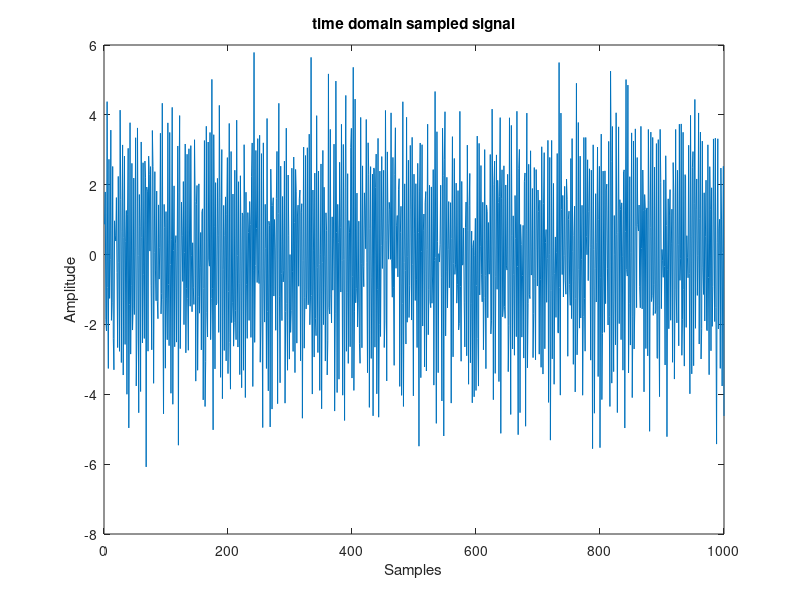
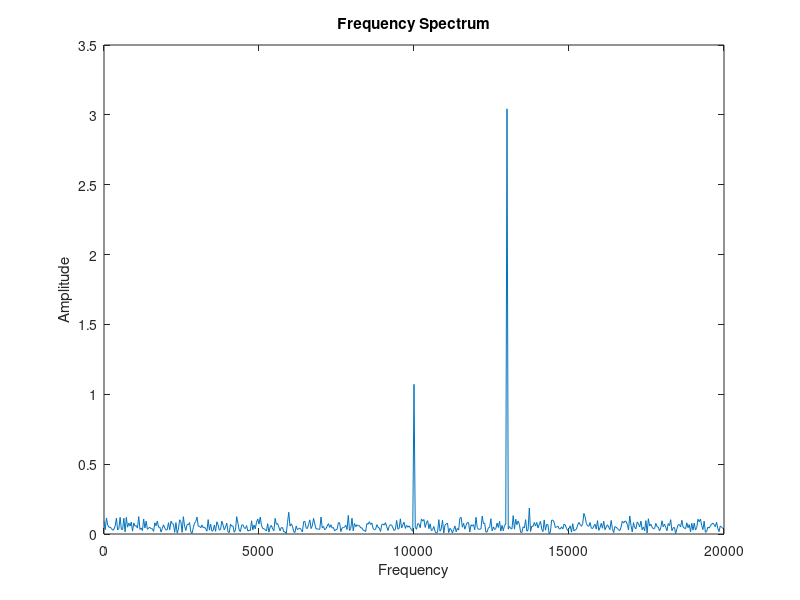

These figures' MATLAB source, in order:
clc;clear all; close all; 
 
%Code by: circuitpotato
%Visit downtothecircuits.com for more information
 
%Purpose: This code example shows the conversion of a time domain sampled 
%signal to frequency domain using Discrete Fourier Transform
 
%Input Specifications 
N = 1000;   % samples
Fs = 40e3;  % Nyquist Frequency / Sampling Frequency
f1 = 13e3;  % signal frequency 1
f2 = 10e3;  % signal Frequency 2
amp_1 = 3;  % signal amplitude 1
amp_2 = 1;  % signal amplitude 2
 
%White noise specifications
mu = 0;     % mean
std = 1;    % standard deviation
white_noise = std*randn(1,N)+mu;
 
%x-axis Specifications (Best not to change)
Ts = 1/Fs;  % Sampling Period 
dt = 0:Ts:(N-1)*Ts; % start:step:stop
 
x = amp_1*sin(2*pi*f1*dt)+amp_2*sin(2*pi*f2*dt)+white_noise;  % required signal + white noise
 
ReX = zeros(N/2,1);
ImX = zeros(N/2,1);
for k = 0:(N-1)/2
  for n = 0:N-1
    ReX(k+1) = ReX(k+1) + x(n+1)*cos((2*pi*k*n)/N); % real part
    ImX(k+1) = ImX(k+1) + x(n+1)*sin((2*pi*k*n)/N); % imaginary part 
  end
end
 
magnitude=zeros(N/2,1);
for q=1:N/2
  magnitude(q) = sqrt(ReX(q)^2+ImX(q)^2);
end
 
y_axis = magnitude./(N/2);   % peak amplitude values
x_axis = 0:Fs/N:((N/2)-1)*(Fs/N);   % frequency scale 
 
figure(1);
plot(x);
title('time domain sampled signal');
xlabel('Samples');
ylabel('Amplitude');
 
figure(2);
plot(x_axis,y_axis)
xlabel('Frequency');
ylabel('Amplitude');
title('Frequency Spectrum');
